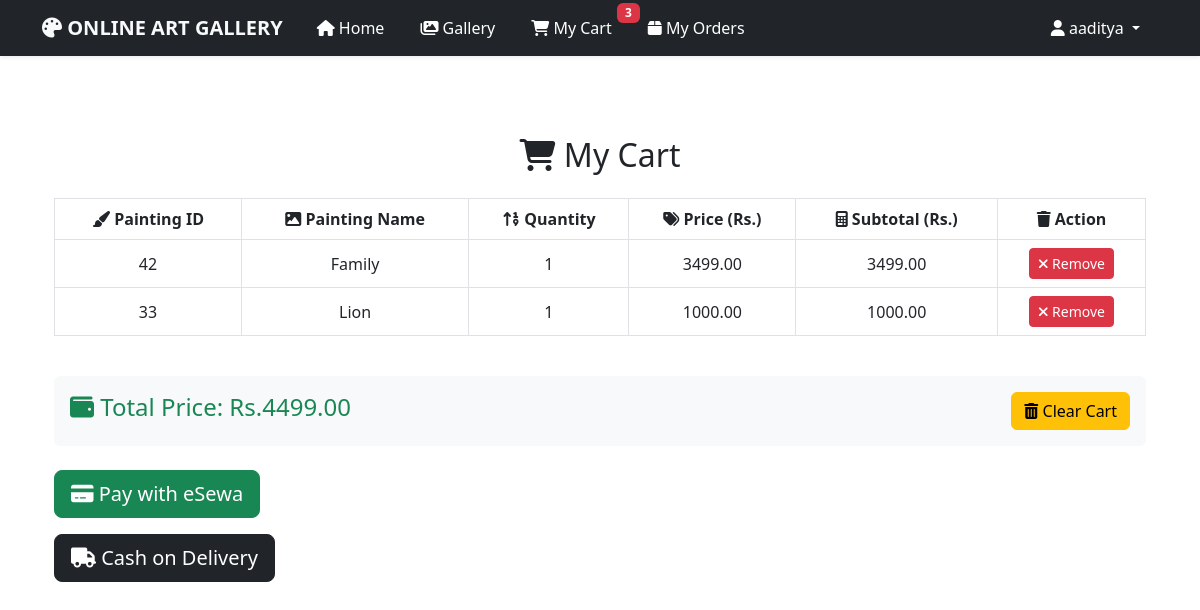
The page /my_cart/ (signed in) on the database as committed earlier.
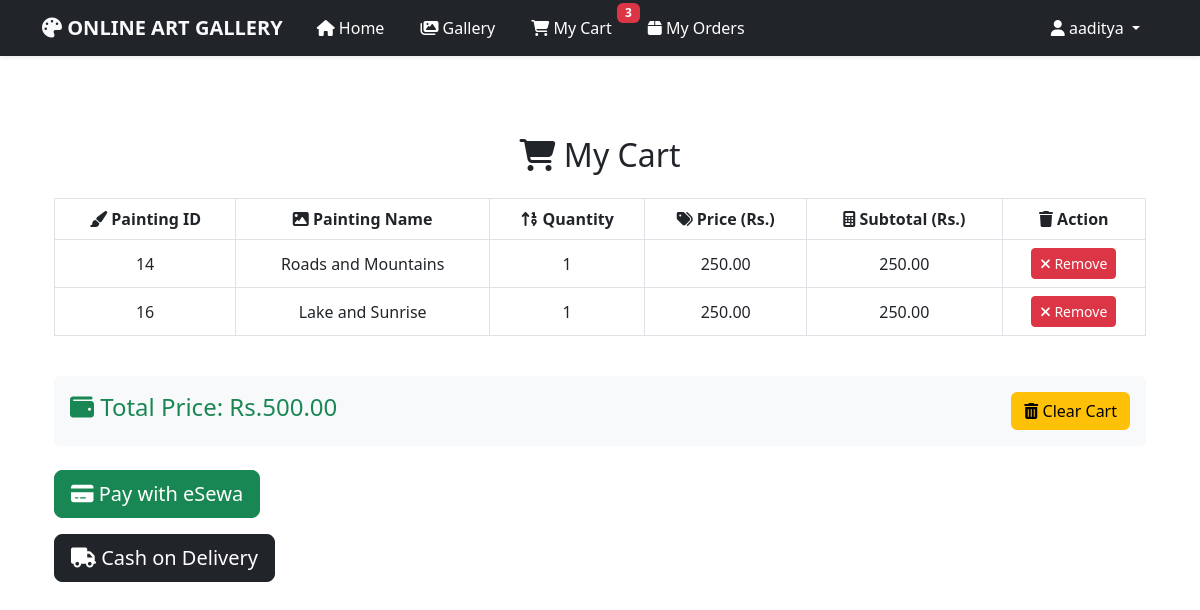
The same page on the database as committed later.
### gallery_app/models.py (models this page shows, shortened)
class CartItem(models.Model):
    user = models.ForeignKey(User, on_delete=models.CASCADE, related_name="cart")
    painting = models.ForeignKey('Painting', on_delete=models.CASCADE)
    quantity = models.PositiveIntegerField(default=1)
    added_at = models.DateTimeField(auto_now_add=True)
    STATUS_CHOICES = [
        ("unpaid", "Unpaid"),
        ("unpaid(COD)", "Unpaid(COD)"),
        ("paid", "Paid"),
    ]
    DELIVERY_CHOICES = [
        ("pending", "Pending"),
        ("completed", "Completed"),
    ]
    status = models.CharField(max_length=12, choices=STATUS_CHOICES, default="unpaid")
    delivery = models.CharField(max_length=10, choices=DELIVERY_CHOICES, default="pending")

class Painting(models.Model):
    CATEGORY_CHOICES = [
        ("Bookmark", "Bookmark"),
        ("Landscape", "Landscape"),
        ("Portrait", "Portrait"),
        ("Sketch", "Sketch"),
    ]
    FACE_CHOICES = [(i, str(i)) for i in range(1, 4)]  # Allow 1 to 3 faces
    name = models.CharField(max_length=200)
    canvas_size = models.CharField(max_length=100)  # E.g., "12x16 inches"
    photo = models.ImageField(upload_to='media/paintings/')
    category = models.CharField(max_length=10, choices=CATEGORY_CHOICES, default="Bookmark")
    faces = models.IntegerField(choices=FACE_CHOICES, blank=True, null=True)  # Optional unless Portrait
    price = models.DecimalField(max_digits=10, decimal_places=2)
    released_date = models.DateField()

### gallery_app/views.py (the view)
# urls.py: path('my_cart/', my_cart, name='my_cart'),
@login_required(login_url='/auth/login/')
def my_cart(request):
    cart_items = CartItem.objects.filter(user=request.user, status="unpaid")
    total_price = sum(item.painting.price * item.quantity for item in cart_items)
    secret_key = "8gBm/:&EnhH.1/q"
    uid = uuid.uuid4()
    message = f"total_amount={total_price},transaction_uuid={uid},product_code=EPAYTEST"
    hmac_sha256 = hmac.new(secret_key.encode(), message.encode(), hashlib.sha256)
    digest = hmac_sha256.digest()
    signature = base64.b64encode(digest).decode('utf-8')
    context = {
        'cart_items': cart_items,
        'total_price': total_price,
        "uuid": uid,
        "signature": signature,
    }
    return render(request, 'my_cart.html', context)

### gallery_app/templates/my_cart.html (shortened to what this page needs)
{% extends 'base.html' %}
{% block content %}
<div class="container my-5">
    <h2 class="text-center mb-4"><i class="fas fa-shopping-cart"></i> My Cart</h2>
    {% if cart_items %}
    <div class="table-responsive">
        <table class="table table-bordered table-hover text-center">
            <thead class="thead-dark bg-secondary text-light">
                <tr>
                    <th><i class="fas fa-paint-brush"></i> Painting ID</th>
                    <th><i class="fas fa-image"></i> Painting Name</th>
                    <th><i class="fas fa-sort-numeric-up"></i> Quantity</th>
                    <th><i class="fas fa-tags"></i> Price (Rs.)</th>
                    <th><i class="fas fa-calculator"></i> Subtotal (Rs.)</th>
                    <th><i class="fas fa-trash"></i> Action</th>
                </tr>
            </thead>
            <tbody>
                {% for item in cart_items %}
                <tr>
                    <td class="align-middle">{{ item.painting.id }}</td>
                    <td class="align-middle">{{ item.painting.name }}</td>
                    <td class="align-middle">{{ item.quantity }}</td>
                    <td class="align-middle">{{ item.painting.price|floatformat:2 }}</td>
                    <td class="align-middle">{{ item.painting.price|floatformat:2|floatformat:2 }}</td>
                    <td class="align-middle">
                        <a href="{% url 'remove_from_cart' item.id %}" class="btn btn-danger btn-sm">
                            <i class="fas fa-times"></i> Remove
                        </a>
                    </td>
                </tr>
                {% endfor %}
            </tbody>
        </table>
    </div>
    <div class="d-flex justify-content-between align-items-center mt-4 p-3 bg-light rounded">
        <h4 class="text-success"><i class="fas fa-wallet"></i> Total Price: Rs.{{ total_price|floatformat:2 }}</h4>
        <a href="{% url 'clear_cart' %}" class="btn btn-warning">
            <i class="fas fa-trash-alt"></i> Clear Cart
        </a>
    </div>
    <div class="mt-4">
        <form action="https://rc-epay.esewa.com.np/api/epay/main/v2/form" method="POST">
            <button class="btn btn-success btn-lg btn-block" type="submit">
                <i class="fas fa-credit-card"></i> Pay with eSewa
            </button>
        </form>
    </div>
    <div class="mt-3">
        <form action="{% url 'cod_checkout' %}" method="POST">
            <button class="btn btn-dark btn-lg btn-block" type="submit">
                <i class="fas fa-truck"></i> Cash on Delivery
            </button>
        </form>
    </div>
    {% else %}
    <div class="alert alert-info text-center mt-4">
        <p><i class="fas fa-shopping-bag"></i> Your cart is empty.</p>
    </div>
    {% endif %}
</div>
{% endblock %}

Rows that differ between the two databases and show on the page:
no longer on this page (row edited): CartItem: painting.id "42", painting.name "Family", quantity "1", painting.price "3499.00"
no longer on this page (row edited): CartItem: painting.id "33", painting.name "Lion", quantity "1", painting.price "1000.00"
added CartItem: painting.id "14", painting.name "Roads and Mountains", quantity "1", painting.price "250.00"
added CartItem: painting.id "16", painting.name "Lake and Sunrise", quantity "1", painting.price "250.00"
Other text that changed with them:
{{ total_price|floatformat:2 }}: "4499.00" → "500.00"
